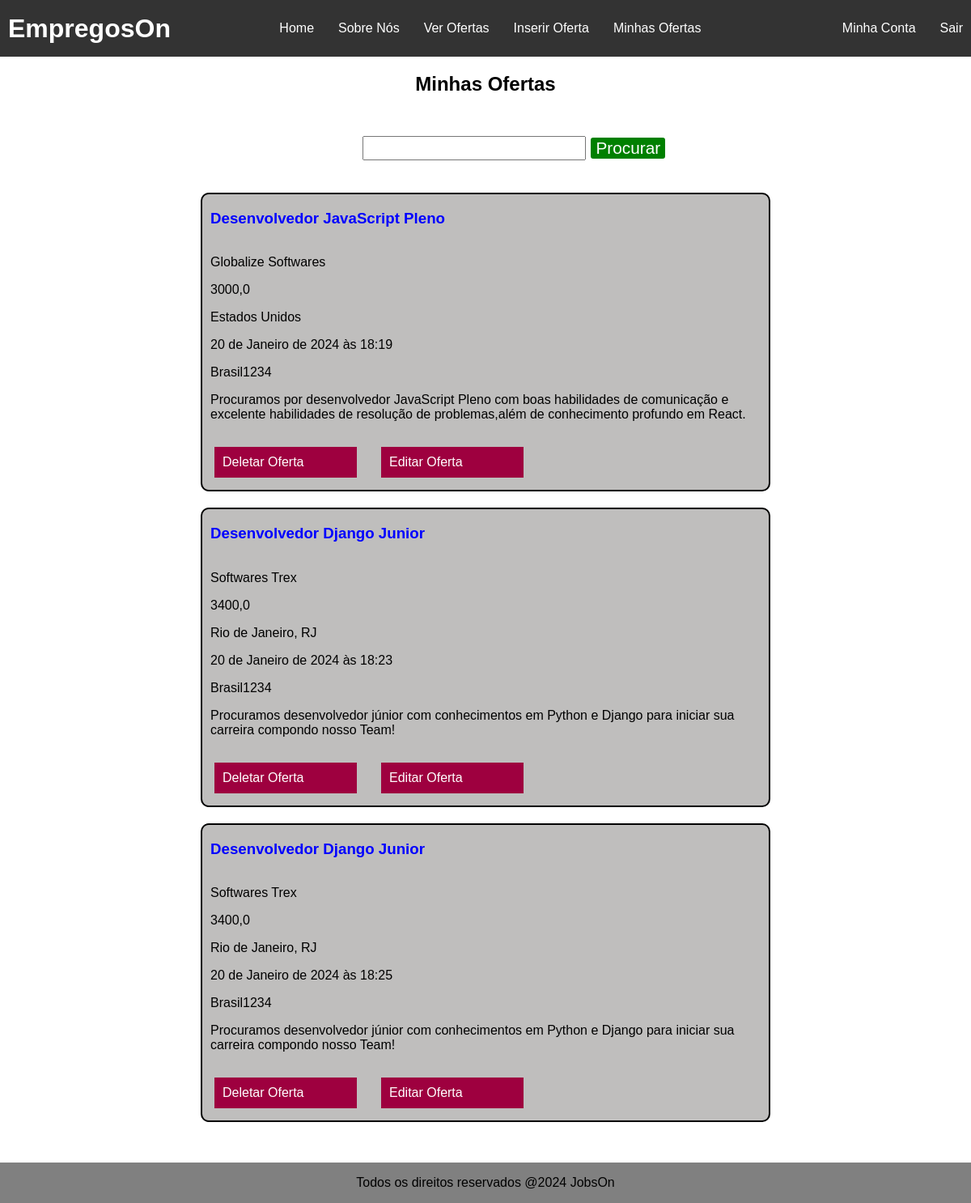
The app's page /my_offers/ (signed in) with its own data.
### jobs/models.py (models this page shows, shortened)
class JobOffer(models.Model):
    title = models.CharField(max_length=100)
    description = models.TextField()
    organization_name = models.CharField(max_length=100)
    location = models.CharField(max_length=100)
    publication_date = models.DateTimeField(auto_now_add=True)  # Adicionará automaticamente a data e hora ao campo
    offer_requirements = models.CharField(max_length=300)
    employment_type = models.CharField(max_length=100)
    salary = models.FloatField(default="Não informado")  # define que por padrão o campo é não informado
    organization_description = models.TextField()
    autor = models.ForeignKey(User, on_delete=models.PROTECT, related_name='car_user', editable=False, default=1)
    recruiter_email = models.EmailField(editable=False)

### jobs/views.py (the view)
# urls.py: path('my_offers/', MyOffers.as_view(), name='my_offers'),
@method_decorator(login_required(), name='dispatch')
class MyOffers(ListView):
    template_name = 'my_offers.html'
    model = JobOffer
    def get_queryset(self):
        queryset = super().get_queryset()
        user_id = self.request.user.id
        search = self.request.GET.get('search', '')
        if search:
            queryset = queryset.filter(autor_id=user_id, title__icontains=search)  # Filtra os anuncios do usuario E que o titulo contem search
            return queryset
        queryset = queryset.filter(autor_id=user_id)
        return queryset

### jobs/templates/my_offers.html
{% extends 'base.html' %}
{% block styles %}
    {{ block.super }}
    {% load static %}
    <link rel="stylesheet" type="text/css" href="{% static 'css/job_list.css' %}">
{% endblock %}
{% block content %}
    <main>
        <h2 class="title-offer-page">Minhas Ofertas</h2>
        <section class="section-content">
            <form class="offer-form-search" method="GET">
                <input id="query-offer" name="search">
                <button class="btn-search-job">Procurar</button>
            </form>
    {% if object_list %}
        {% for offer in object_list %}
            <div class="offer-grid">
                <h3 class="offer-title">{{ offer.title }}</h3>
                <p class="p-offer">{{ offer.organization_name }}</p>
                <p class="p-offer">{{ offer.salary }}</p>
                <p class="p-offer"> {{ offer.location }}</p>
                <p class="p-offer"> {{ offer.publication_date }}</p>
                <p class="p-offer"> {{ offer.autor|capfirst }}</p>
                <p class="p-description"> {{ offer.description }}</p>
                <div class="btn-joblist-container">
                    <a class="btn-apply" href="{% url 'delete_offer' offer.id %}">Deletar Oferta</a>
                    <a class="btn-edit" href="{% url 'update_offer' offer.id %}">Editar Oferta</a>
                </div>
            </div>
        {% endfor %}
    {% else %}
            <p class="job-list-advice-null">Nenhum resultado encontrado.</p>
    {% endif %}
        </section>
    </main>
{% endblock %}

### static/css/index.css (style rules this page uses)
body { margin: 0; font-family: Arial, sans-serif; display: flex; flex-direction: column; min-height: 100vh; }

### static/css/job_list.css (style rules this page uses)
body { background-color: white; }
.offer-grid { display: grid; grid-template-columns: 1fr; border: 2px solid black; border-radius: 10px; background-color: rgb(191, 190, 189); width: 700px; }
.offer-title { color: blue; margin-left: 10px; }
.title-offer-page { text-align: center; }
.p-offer { margin-left: 10px; margin-bottom: 0px; }
.p-description { margin-left: 10px; }
.section-content { display: grid; margin: 50px; gap: 20px; background-color: white; justify-content: center; }
.btn-apply { display: inline-block; color: white; text-decoration: none; background-color: rgb(158, 0, 63); width: 156px; padding: 10px; margin: 15px; }
.offer-form-search { margin-left: 200px; margin-bottom: 20px; }
#query-offer { font-size: 1.3rem; }
.btn-search-job { font-size: 1.3rem; color: white; background-color: green; border: 2px solid white; border-radius: 5px; }
.btn-edit { display: inline-block; color: white; text-decoration: none; background-color: rgb(158, 0, 63); width: 156px; padding: 10px; margin: 15px; }
.btn-joblist-container { display: flex; flex-direction: row; }

### records on screen
JobOffer: title "Desenvolvedor JavaScript Pleno", organization_name "Globalize Softwares", salary "3000,0", location "Estados Unidos", publication_date "20 de Janeiro de 2024 às 18:19", autor "Brasil1234", description "Procuramos por desenvolvedor JavaScript Pleno com boas habilidades de comunicação e excelente habilidades de resolução de problemas,além de conhecimento profundo em React."
JobOffer: title "Desenvolvedor Django Junior", organization_name "Softwares Trex", salary "3400,0", location "Rio de Janeiro, RJ", publication_date "20 de Janeiro de 2024 às 18:23", autor "Brasil1234", description "Procuramos desenvolvedor júnior com conhecimentos em Python e Django para iniciar sua carreira compondo nosso Team!"
JobOffer: title "Desenvolvedor Django Junior", organization_name "Softwares Trex", salary "3400,0", location "Rio de Janeiro, RJ", publication_date "20 de Janeiro de 2024 às 18:25", autor "Brasil1234", description "Procuramos desenvolvedor júnior com conhecimentos em Python e Django para iniciar sua carreira compondo nosso Team!"
